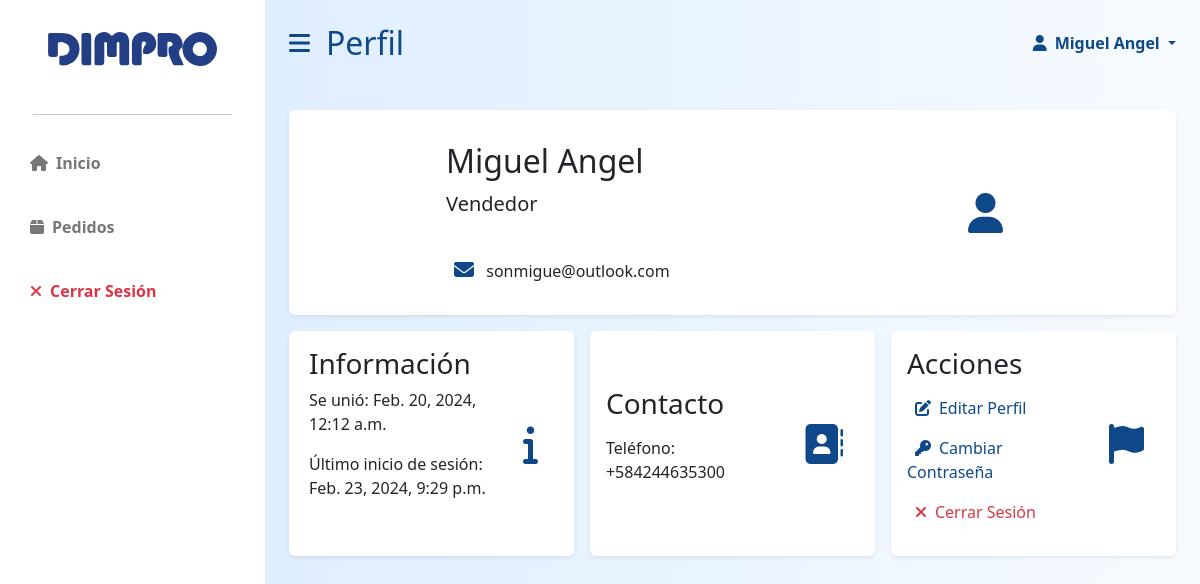
Page /app/client/profile/16/ (signed in) on the earlier database version.
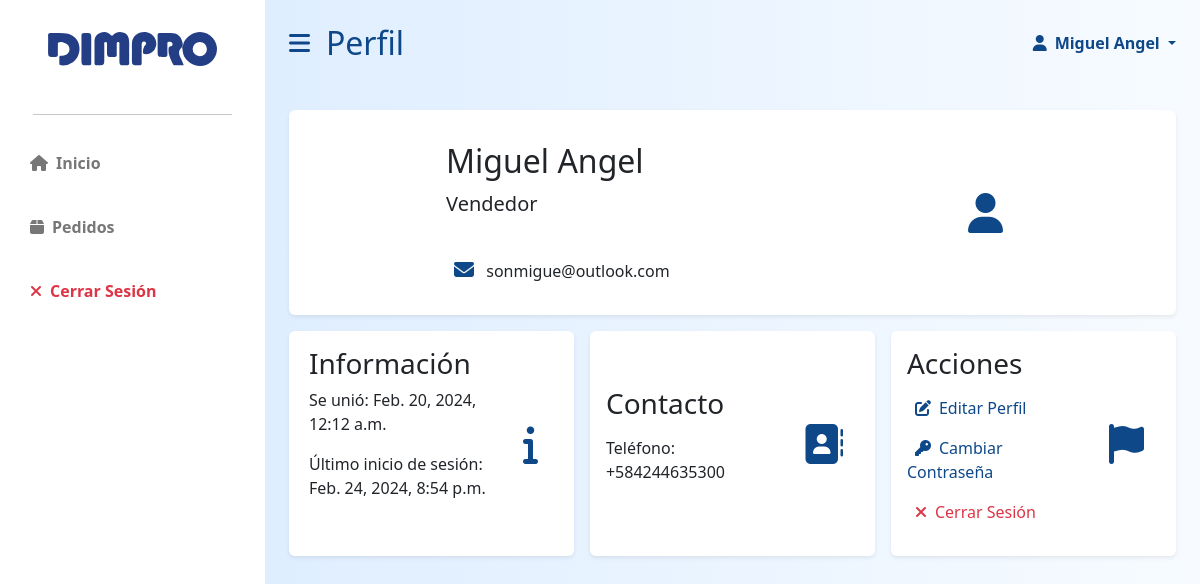
Same page on the later database version.
### dimpro/models.py (models this page shows, shortened)
class User(AbstractBaseUser, PermissionsMixin):
    id = models.AutoField(primary_key=True)
    email = models.EmailField(blank=True, default='', unique=True)
    name = models.CharField(max_length=255, blank=True, default='')
    last_name = models.CharField(max_length=255, blank=True, default='')
    phoneregex = RegexValidator(regex=r"^\+?58?\d{11,15}$")
    phonenumber = models.CharField(
        validators=[phoneregex], max_length=17, blank=True, null=False
    )
    is_active = models.BooleanField(default=True)
    is_superuser = models.BooleanField(default=False)
    is_staff = models.BooleanField(default=False)
    is_operator = models.BooleanField(default=False)
    date_joined = models.DateTimeField(default=timezone.now)
    last_login = models.DateTimeField(blank=True, null=True)
    objects = CustomUserManager()
    USERNAME_FIELD = 'email'
    EMAIL_FIELD = 'email'
    REQUIRED_FIELDS = []
    class Meta:
        verbose_name = 'User'
        verbose_name_plural = 'Users'

### dimpro/views.py (the view)
# urls.py: path("client/profile/<int:id>/", views.client_profile, name='client_profile'),
@only_for('user')
def client_profile(request,id):
    user = request.user
    if request.user.id != id:
        return HttpResponseRedirect(f'/app/client/profile/{request.user.id}/')
    return render(request, 'dimpro/client/client_profile.html')

### dimpro/templates/dimpro/client/client_profile.html (shortened to what this page needs)
{% extends 'dimpro/client/client_layout.html' %}
{% load static %}
{% block stitle %}
    Perfil
{% endblock %}
{% block body %}
<div class="row g-3 my-2">
    <div class="col-md-12">
        <div class="p-3 bg-white shadow-sm d-flex justify-content-around align-items-center rounded">
            <div>
                    <h3 class="fs-2 mt-3">{{ user.name }} {{ user.last_name }}</h3>
                    <p class="fs-5">Vendedor</p>
                    <br>
                    <p><i class="mx-2 primary-text fs-5 fa-solid fa-envelope"></i> {{ user.email }}</p>
            </div>
            <i class="fas fa-user fs-1 primary-text p-3"></i>
        </div>
    </div>
    <div class="col-md-4">
        <div class="p-3 h-100 bg-white shadow-sm d-flex justify-content-around align-items center rounded align-items-center">
            <div class="w-75 h-100">
                    <h4 class="fs-3">Información</h4>
                    <p>Se unió: {{ user.date_joined }}</p>
                    <P>Último inicio de sesión: {{ user.last_login }}</P>
            </div>
            <i class="fas fa-info fs-1 primary-text p-3"></i>
        </div>
    </div>
    <div class="col-md-4">
        <div class="p-3 h-100 bg-white shadow-sm d-flex justify-content-around align-items center rounded align-items-center">
            <div class="w-75">
                    <h4 class="fs-3">Contacto</h4>
                    <P>Teléfono: {{ user.phonenumber }}</P>
            </div>
            <i class="fa-solid fa-address-book fs-1 primary-text p-3"></i>
        </div>
    </div>
    <div class="col-md-4">
        <div class="p-3 h-100 bg-white shadow-sm d-flex justify-content-around align-items center rounded align-items-center">
            <div class="w-75">
                    <h4 class="fs-3">Acciones</h4>
                    <a href="{% url 'dimpro:staff_profile_edit' user.id %}" class="primary-text grow">
                        <p><i class="fa-solid fa-pen-to-square mx-2"></i>Editar Perfil </p>
                    </a>
                    <a href="{% url 'dimpro:staff_changepw' user.id %}" class="primary-text grow">
                        <p><i class="fa-solid fa-key mx-2"></i>Cambiar Contraseña </p>
                    </a>
                    <a href="{% url 'dimpro:logout' %}" class="text-danger grow">
                        <p><i class="fa-solid fa-xmark mx-2"></i>Cerrar Sesión </p>
                    </a>
            </div>
            <i class="fa-solid fa-flag fs-1 primary-text p-3"></i>
        </div>
    </div>
</div>
{% endblock %}

### dimpro/templates/dimpro/client/client_layout.html (shortened to what this page needs)
{% load static %}
<!DOCTYPE html>
<html lang="es">
    <head>
        <link rel="stylesheet" href="https://cdn.jsdelivr.net/npm/bootstrap@5.2.3/dist/css/bootstrap.min.css" />
        <link rel="stylesheet" href="https://cdn.datatables.net/1.13.1/css/dataTables.bootstrap5.min.css" />
        <link rel="stylesheet" href="https://cdnjs.cloudflare.com/ajax/libs/font-awesome/6.2.1/css/all.min.css" />
        <link rel="stylesheet" href="{% static 'dimpro/styles.css' %}">
    </head>
    <body data-is-operator="{{ request.user.is_operator }}" data-is-user="true">
        <div class="d-flex" id="wrapper">
            <div class="bg-white" id="sidebar-wrapper">
                <div class="sidebar-heading text-center py-4 primary-text fs-4 fw-bold text-uppercase">
                    <a href="{% url 'dimpro:index' %}" class="growt">
                        <img class="mx-0 w-75 mb-2 mt-2"src="{% static 'dimpro/logodimpro.svg' %}" id="dimpro-sidebar-logo"alt="" >
                    </a>
                </div>
                <hr class="w-75 mx-auto">
                <div class="list-group list-group-flush my-3">
                    <a href="{% url 'dimpro:index' %}" class="growt list-group-item list-group-item-action bg-transparent second-text fw-bold">
                        <i class="fas fa-house me-2"></i>Inicio
                    </a>
                    <a href="{% url 'dimpro:client_orders' user.id %}" class="growt list-group-item list-group-item-action bg-transparent second-text fw-bold">
                        <i class="fas fa-box me-2"></i>Pedidos
                    </a>
                    <a href="{% url 'dimpro:logout' %}" class="growt list-group-item list-group-item-action bg-transparent text-danger fw-bold">
                        <i class="fas fa-xmark me-2"></i>Cerrar Sesión
                    </a>
                </div>
            </div>
            <div id="page-content-wrapper">
                <nav class="navbar d-flex navbar-expand-lg navbar-light bg-transparent py-4 px-4">
                    <div class="col-6 d-flex align-items-center">
                        <i class="fas fa-bars primary-text fs-4 me-3" id="menu-toggle"></i>
                        <h2 class="fs-2 m-0 primary-text">{% block stitle %}{% endblock %}</h2>
                    </div>
                    <div class="col-6 d-flex justify-content-end">
                        <a class="nav-link dropdown-toggle primary-text fw-bold" href="#" id="navbarDropdown"
                                        role="button" data-bs-toggle="dropdown" aria-expanded="false" >
                                        <i class="fas fa-user me-2"></i>{{ user.name }} {{ user.last_name }}
                        </a>
                    </div>
                </nav>
                <div class="container-fluid px-4 mb-5">
                    {% block body %}{% endblock %}
                </div>
            </div>
        </div>
    </body>
</html>

Differences in the rows shown:
changed User "Miguel": last_login "Feb. 23, 2024, 9:29 p.m." → "Feb. 24, 2024, 8:54 p.m."
